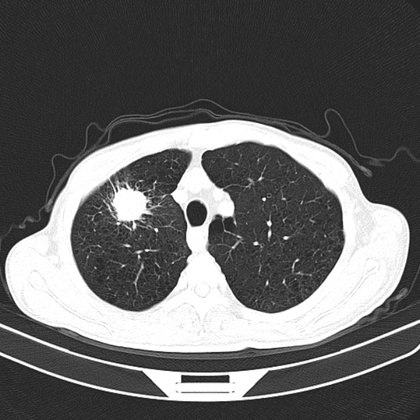
%> input picture 图像分割实验图像/1.jpg, 420 x 420 px, shrunk from 631 x 631 before the run
$ octave xingtaixueyuzhi.m   (GNU Octave 9; MATLAB toolbox functions it lacks are replaced by stand-ins)
%> lines starting %> are read from the running program, lines starting %| are printed output that depends on the picture; in (x1, y1, x2, y2) boxes, pixels count from 0 and x2, y2 are one past the last pixel; in counts of white or black regions, pixels touching at a corner belong together; the program's own positions count from 1
close all;                   %关闭当前所有图形窗口
clear all;                   %清空工作空间变量
clc;
blood = imread('1.jpg');
%> blood is the input picture: size 420x420x3 uint8; min 20, max 255, mean 101.1
figure,imshow(blood)
[x,y,z]=size(blood);                % 求出图象大小
%> x = 420; y = 420; z = 3
I=double(blood);
for i=1:x                         % 实际图象的灰度为0～255
    for j=1:y
        if (I(i,j)>255)
            I(i,j)=255;
        end
        if (I(i,j)<0)
            I(i,j)=0;
        end
    end
end
z0=max(max(I));                   % 求出图象中最大的灰度
%> z0 = [255 255 255]
z1=min(min(I));                   % 最小的灰度
%> z1 = [20 20 20]
T=(z0+z1)/2;
%> T = [137.5 137.5 137.5]
TT=0;
S0=0; n0=0;
S1=0; n1=0;
allow=0.5;                       % 新旧阈值的允许接近程度
d=abs(T-TT);
%> d = [137.5 137.5 137.5]
count=0;                         % 记录几次循环
while(d>=allow)                 % 迭代最佳阈值分割算法
    count=count+1;
    for i=1:x
        for j=1:y
            if (I(i,j)>=T)
                S0=S0+I(i,j);
                n0=n0+1;
            end
            if (I(i,j)<T)
                S1=S1+I(i,j);
                n1=n1+1;
            end
        end
    end
    T0=S0/n0;
    T1=S1/n1;
    TT=(T0+T1)/2;
    d=abs(T-TT);
    T=TT;
end
%> this loop made 2 passes
%> (count, T0, T1, TT, d, T) on passes 1 to 2: (1, 244.3, 52.27, 148.3, [10.8 10.8 10.8], 148.3), (2, 244.9, 52.44, 148.7, 0.362, 148.7)
%> after the loop, S0 = 21850041; S1 = 13821159; n0 = 89225; n1 = 263575
Seg=zeros(x,y);
for i=1:x
    for j=1:y
        if(I(i,j)>=T)
            Seg(i,j)=1;               % 阈值分割的图象
        end
    end
end
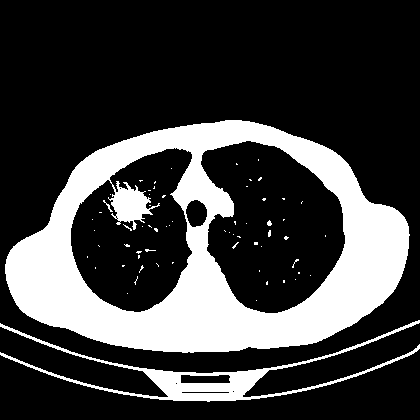
%> Seg: size 420x420 double; values 0 (black) and 1 (white), 25.2% white; 65 white regions (61 under 20 px), largest, box (x1, y1, x2, y2) and area: (5, 120, 410, 353) 39570, (0, 320, 420, 402) 4434, (103, 200, 113, 212) 26, (267, 220, 272, 226) 21
% SI=1-Seg;                            % 阈值分割后的图象求反，便于用腐蚀算法求边缘
S=Seg;
B1=[0 1 0
    1 1 1
    0 1 0];
B2=[0 0 1 0 0
    0 1 1 1 0
    1 1 1 1 1
    0 1 1 1 0
    0 0 1 0 0];
S1=imopen(S,B2);
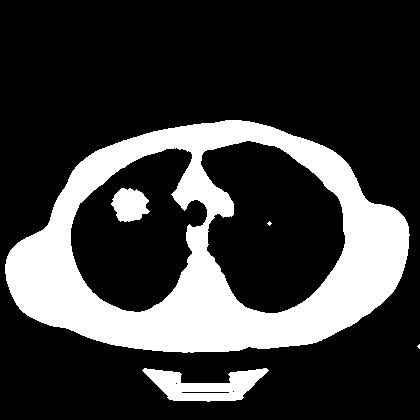
%> S1: size 420x420 double; values 0 (black) and 1 (white), 23.6% white; 5 white regions (2 under 20 px), largest, box (x1, y1, x2, y2) and area: (5, 120, 410, 353) 38360, (142, 368, 269, 402) 2308, (111, 188, 150, 222) 947
S2=imclose(S1,B2);
%> S2: size 420x420 double; values 0 (black) and 1 (white), 23.6% white; 5 white regions (2 under 20 px), largest, box (x1, y1, x2, y2) and area: (5, 120, 410, 353) 38369, (142, 368, 269, 402) 2365, (111, 188, 150, 222) 950
S3=imdilate(S2,B1);
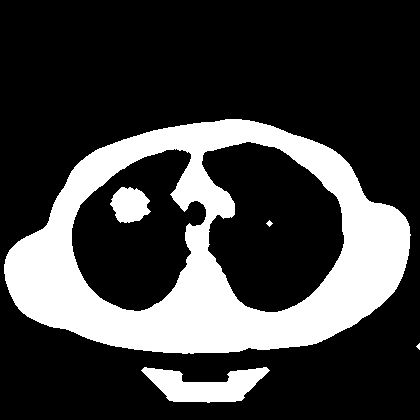
%> S3: size 420x420 double; values 0 (black) and 1 (white), 24.9% white; 5 white regions (1 under 20 px), largest, box (x1, y1, x2, y2) and area: (4, 119, 411, 354) 40250, (141, 367, 270, 403) 2641, (110, 187, 151, 223) 1056, (266, 220, 273, 227) 25
S4=imerode(S2,B1);
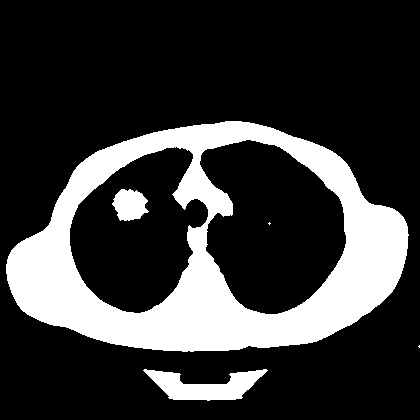
%> S4: size 420x420 double; values 0 (black) and 1 (white), 22.4% white; 5 white regions (2 under 20 px), largest, box (x1, y1, x2, y2) and area: (6, 121, 409, 352) 36484, (143, 369, 268, 401) 2093, (112, 189, 149, 221) 848
% se1=strel('square',3);               % 定义腐蚀算法的结构‘suqare’为正方形‘disk’为圆盘
% SI1=imerode(SI,se1);                 % 腐蚀算法

% BW=SI-SI1;                           % 边缘检测
BW=S3-S4;
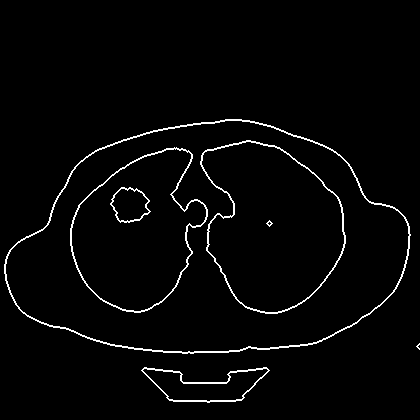
%> BW: size 420x420 double; values 0 (black) and 1 (white), 2.6% white in thin lines or dots, all inside (x1, y1, x2, y2) = (4, 119, 420, 403)
%=====传统的边缘检测方法======%
I=uint8(I);
BW1=edge(S,'prewitt', 0.11);
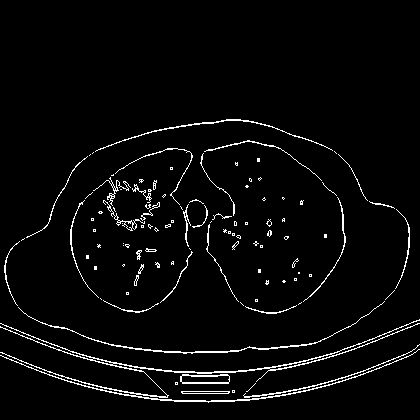
%> BW1: size 420x420 logical; 3.5% white in thin lines or dots, all inside (x1, y1, x2, y2) = (0, 119, 420, 403)
BW2=edge(S,'canny', 0.1);
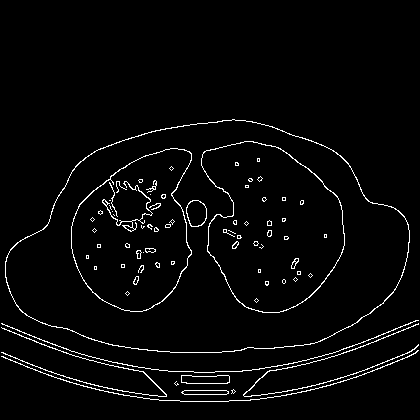
%> BW2: size 420x420 logical; 3.1% white in thin lines or dots, all inside (x1, y1, x2, y2) = (1, 119, 419, 402)
%===========图象显示==========%
figure(1);
imshow(I);title('Original')
figure(2)
imshow(S);title('2zhihua') % 显示阈值分割的图象
figure(3);
imshow(BW2);title('prewitt')
figure(4)
imshow(BW1);title('canny')
figure(5)
imshow(BW);title('New algorithm')% 显示新算法的边缘图象

$ run again, with 图像分割实验图像/10.jpg copied over 图像分割实验图像/1.jpg
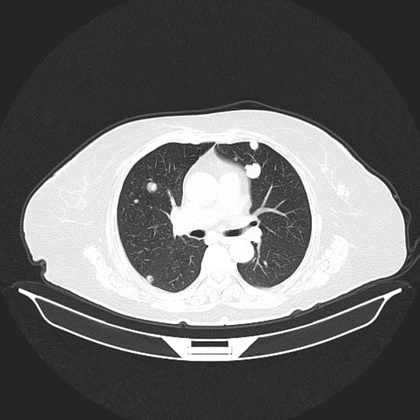
%> input picture 图像分割实验图像/10.jpg, 420 x 420 px, shrunk from 631 x 631 before the run
%> blood is the input picture: size 420x420x3 uint8; min 22, max 255, mean 102.8
%> z0 = [255 255 255]
%> z1 = [22 22 22]
%> `T=(z0+z1)/2;`: T = [138.5 138.5 138.5]
%> the loop `while(d>=allow)` made 2 passes
%> (count, T0, T1, TT, d, T) on passes 1 to 2: (1, 236.2, 49.47, 142.8, [4.31 4.31 4.31], 142.8), (2, 236.3, 49.52, 142.9, 0.0956, 142.9)
%> after the loop `while(d>=allow)`: S0 = 23796762; S1 = 12483840; n0 = 100706; n1 = 252094
%> after the loop `for i=1:x`:
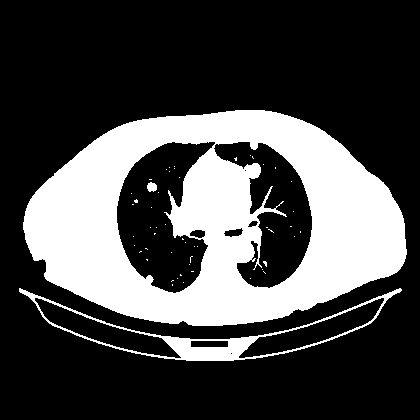
%> Seg: size 420x420 double; values 0 (black) and 1 (white), 28.5% white; 53 white regions (50 under 20 px), largest, box (x1, y1, x2, y2) and area: (23, 110, 407, 326) 47043, (19, 288, 402, 361) 3037, (147, 182, 157, 192) 77
%> S2: size 420x420 double; values 0 (black) and 1 (white), 27.5% white; 6 white regions (1 under 20 px), largest, box (x1, y1, x2, y2) and area: (23, 110, 407, 326) 46774, (162, 336, 258, 361) 1400, (382, 288, 402, 301) 90, (20, 289, 37, 301) 80, (147, 182, 157, 192) 72
%> S3: size 420x420 double; values 0 (black) and 1 (white), 28.7% white; 6 white regions, box (x1, y1, x2, y2) and area: (22, 109, 408, 327) 48590, (161, 335, 259, 362) 1604, (381, 287, 403, 302) 132, (19, 288, 38, 302) 116, (146, 181, 158, 193) 100, (271, 207, 278, 214) 25
%> S4: size 420x420 double; values 0 (black) and 1 (white), 26.3% white; 6 white regions (1 under 20 px), largest, box (x1, y1, x2, y2) and area: (24, 111, 406, 325) 44954, (163, 337, 257, 360) 1200, (383, 289, 401, 300) 52, (148, 183, 156, 191) 48, (21, 290, 36, 300) 48
%> BW: size 420x420 double; values 0 (black) and 1 (white), 2.4% white in thin lines or dots, all inside (x1, y1, x2, y2) = (19, 109, 408, 362)
%> BW1: size 420x420 logical; 3.1% white in thin lines or dots, all inside (x1, y1, x2, y2) = (18, 109, 408, 362)
%> `BW2=edge(S,'canny', 0.1);`:
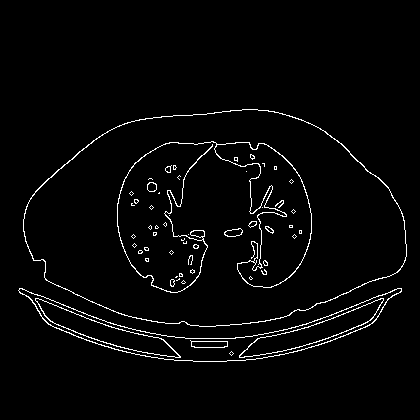
%> BW2: size 420x420 logical; 2.7% white in thin lines or dots, all inside (x1, y1, x2, y2) = (18, 109, 407, 362)

$ run again, with 图像分割实验图像/19.jpg copied over 图像分割实验图像/1.jpg
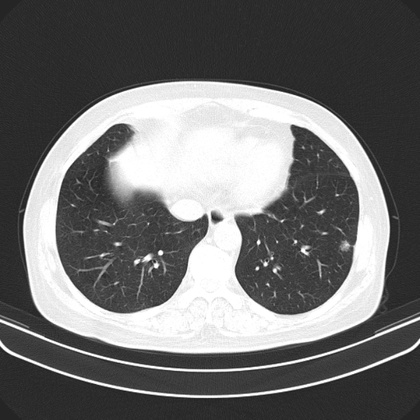
%> input picture 图像分割实验图像/19.jpg, 420 x 420 px, shrunk from 631 x 631 before the run
%> blood is the input picture: size 420x420x3 uint8; min 25, max 255, mean 111.5
%> z0 = [255 255 255]
%> z1 = [25 25 25]
%> `T=(z0+z1)/2;`: T = [140 140 140]
%> the loop `while(d>=allow)` made 2 passes
%> (count, T0, T1, TT, d, T) on passes 1 to 2: (1, 239.6, 53.36, 146.5, [6.49 6.49 6.49], 146.5), (2, 239.9, 53.49, 146.7, 0.226, 146.7)
%> after the loop `while(d>=allow)`: S0 = 26341469; S1 = 12998875; n0 = 109783; n1 = 243017
%> S2: size 420x420 double; values 0 (black) and 1 (white), 29.4% white; 10 white regions (4 under 20 px), largest, box (x1, y1, x2, y2) and area: (23, 81, 390, 354) 51632, (143, 254, 152, 262) 47, (0, 341, 10, 353) 45, (412, 339, 420, 349) 34, (343, 242, 350, 249) 31, (301, 246, 307, 252) 21
%> S3: size 420x420 double; values 0 (black) and 1 (white), 30.6% white; 10 white regions, largest, box (x1, y1, x2, y2) and area: (22, 80, 391, 355) 53622, (142, 253, 153, 263) 70, (0, 340, 11, 354) 67
%> S4: size 420x420 double; values 0 (black) and 1 (white), 28.2% white; 10 white regions (7 under 20 px), largest, box (x1, y1, x2, y2) and area: (24, 82, 389, 353) 49638, (144, 255, 151, 261) 28, (0, 342, 9, 352) 25
%> BW: size 420x420 double; values 0 (black) and 1 (white), 2.4% white in thin lines or dots, all inside (x1, y1, x2, y2) = (0, 80, 420, 355)
%> BW1: size 420x420 logical; 3.5% white in thin lines or dots, all inside (x1, y1, x2, y2) = (0, 80, 420, 399)
%> `BW2=edge(S,'canny', 0.1);`:
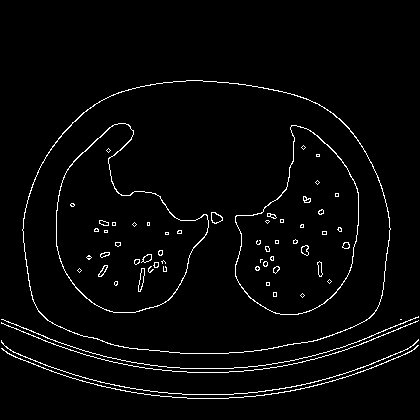
%> BW2: size 420x420 logical; 2.9% white in thin lines or dots, all inside (x1, y1, x2, y2) = (1, 80, 419, 399)
